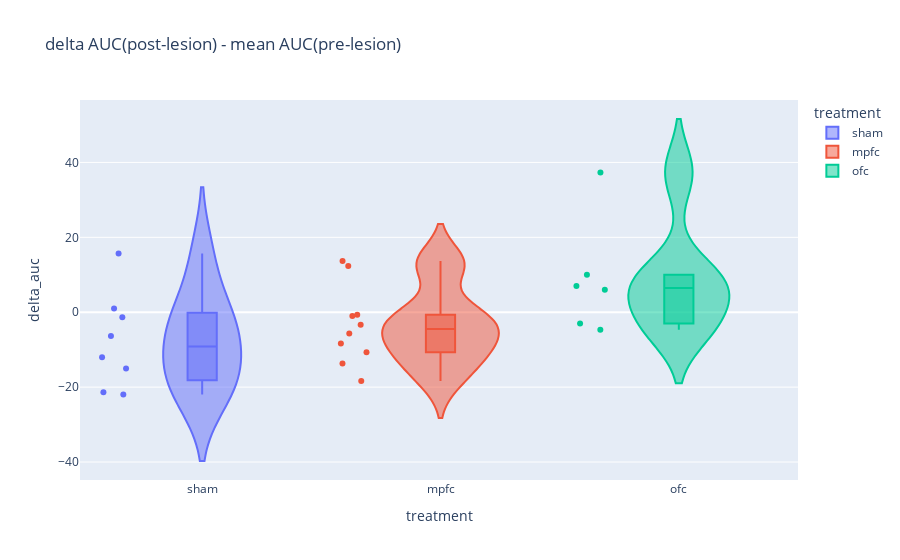

Notebook source saved alongside this figure:
### Markdown cell above
Now lets visualize the delta AUC.

### Code cell
fig = px.violin(
    prepost,
    x="treatment",
    y="delta_auc",
    box=True,
    points="all",
    color="treatment",
    category_orders=cat,
    title="delta AUC(post-lesion) - mean AUC(pre-lesion)"
)
fig.show()

### Figure 1 — Plotly figure (JSON) as saved in the notebook; plotly's stock layout.template omitted (floating-point values rounded to 4 significant figures)
{"data": [{"alignmentgroup": "True", "box": {"visible": true}, "hovertemplate": "treatment=%{x}<br>delta_auc=%{y}<extra></extra>", "legendgroup": "sham", "marker": {"color": "#636efa"}, "name": "sham", "offsetgroup": "sham", "orientation": "v", "points": "all", "scalegroup": "True", "showlegend": true, "type": "violin", "x": ["sham", "sham", "sham", "sham", "sham", "sham", "sham", "sham"], "x0": " ", "xaxis": "x", "y": [-6.333, -1.333, -22.0, -21.33, -15.0, 1.0, -12.0, 15.67], "y0": " ", "yaxis": "y"}, {"alignmentgroup": "True", "box": {"visible": true}, "hovertemplate": "treatment=%{x}<br>delta_auc=%{y}<extra></extra>", "legendgroup": "mpfc", "marker": {"color": "#EF553B"}, "name": "mpfc", "offsetgroup": "mpfc", "orientation": "v", "points": "all", "scalegroup": "True", "showlegend": true, "type": "violin", "x": ["mpfc", "mpfc", "mpfc", "mpfc", "mpfc", "mpfc", "mpfc", "mpfc", "mpfc", "mpfc"], "x0": " ", "xaxis": "x", "y": [-0.6667, -13.67, -18.33, -8.333, -3.333, -5.667, -10.67, 13.67, 12.33, -1.0], "y0": " ", "yaxis": "y"}, {"alignmentgroup": "True", "box": {"visible": true}, "hovertemplate": "treatment=%{x}<br>delta_auc=%{y}<extra></extra>", "legendgroup": "ofc", "marker": {"color": "#00cc96"}, "name": "ofc", "offsetgroup": "ofc", "orientation": "v", "points": "all", "scalegroup": "True", "showlegend": true, "type": "violin", "x": ["ofc", "ofc", "ofc", "ofc", "ofc", "ofc"], "x0": " ", "xaxis": "x", "y": [10.0, -4.667, 37.33, -3.0, 6.0, 7.0], "y0": " ", "yaxis": "y"}], "layout": {"legend": {"title": {"text": "treatment"}, "tracegroupgap": 0}, "title": {"text": "delta AUC(post-lesion) - mean AUC(pre-lesion)"}, "violinmode": "overlay", "xaxis": {"anchor": "y", "categoryarray": ["sham", "mpfc", "ofc"], "categoryorder": "array", "domain": [0, 1], "title": {"text": "treatment"}}, "yaxis": {"anchor": "x", "domain": [0, 1], "title": {"text": "delta_auc"}}}}
